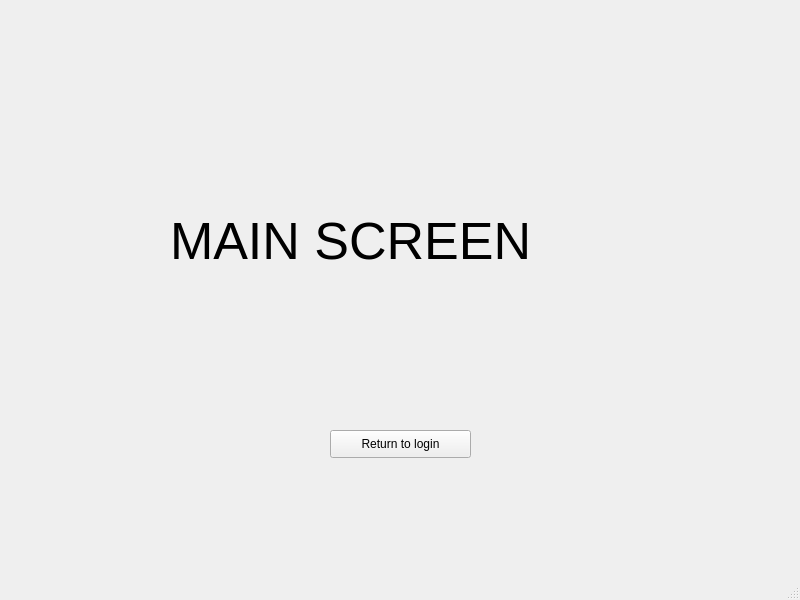
<?xml version="1.0" encoding="UTF-8"?>
<ui version="4.0">
 <class>MainWindow</class>
 <widget class="QMainWindow" name="MainWindow">
  <property name="geometry">
   <rect>
    <x>0</x>
    <y>0</y>
    <width>800</width>
    <height>600</height>
   </rect>
  </property>
  <property name="windowTitle">
   <string>MainWindow</string>
  </property>
  <widget class="QWidget" name="centralwidget">
   <widget class="QLabel" name="label">
    <property name="geometry">
     <rect>
      <x>170</x>
      <y>100</y>
      <width>451</width>
      <height>281</height>
     </rect>
    </property>
    <property name="font">
     <font>
      <pointsize>39</pointsize>
     </font>
    </property>
    <property name="text">
     <string>MAIN SCREEN</string>
    </property>
   </widget>
   <widget class="QPushButton" name="pushButton">
    <property name="geometry">
     <rect>
      <x>330</x>
      <y>430</y>
      <width>141</width>
      <height>28</height>
     </rect>
    </property>
    <property name="text">
     <string>Return to login</string>
    </property>
   </widget>
  </widget>
  <widget class="QMenuBar" name="menubar">
   <property name="geometry">
    <rect>
     <x>0</x>
     <y>0</y>
     <width>800</width>
     <height>26</height>
    </rect>
   </property>
  </widget>
  <widget class="QStatusBar" name="statusbar"/>
 </widget>
 <resources/>
 <connections/>
</ui>
